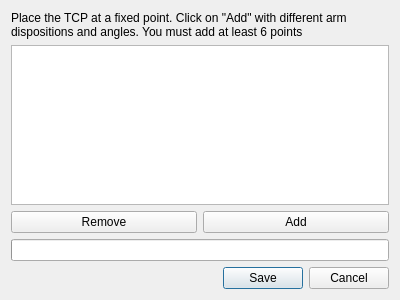
<?xml version="1.0" encoding="UTF-8"?>
<ui version="4.0">
 <class>Dialog</class>
 <widget class="QDialog" name="Dialog">
  <property name="geometry">
   <rect>
    <x>0</x>
    <y>0</y>
    <width>400</width>
    <height>300</height>
   </rect>
  </property>
  <property name="windowTitle">
   <string>Calibration</string>
  </property>
  <layout class="QVBoxLayout" name="verticalLayout">
   <item>
    <widget class="QLabel" name="label">
     <property name="text">
      <string>Place the TCP at a fixed point. Click on &quot;Add&quot; with different arm dispositions and angles. You must add at least 6 points</string>
     </property>
     <property name="wordWrap">
      <bool>true</bool>
     </property>
    </widget>
   </item>
   <item>
    <widget class="QListView" name="pointsList">
     <property name="alternatingRowColors">
      <bool>true</bool>
     </property>
    </widget>
   </item>
   <item>
    <layout class="QHBoxLayout" name="horizontalLayout">
     <item>
      <widget class="QPushButton" name="removeBtn">
       <property name="text">
        <string>Remove</string>
       </property>
      </widget>
     </item>
     <item>
      <widget class="QPushButton" name="addBtn">
       <property name="text">
        <string>Add</string>
       </property>
      </widget>
     </item>
    </layout>
   </item>
   <item>
    <widget class="QProgressBar" name="progressBar">
     <property name="maximum">
      <number>6</number>
     </property>
     <property name="format">
      <string>%v/6</string>
     </property>
    </widget>
   </item>
   <item>
    <widget class="QDialogButtonBox" name="buttonBox">
     <property name="orientation">
      <enum>Qt::Horizontal</enum>
     </property>
     <property name="standardButtons">
      <set>QDialogButtonBox::Cancel|QDialogButtonBox::Save</set>
     </property>
    </widget>
   </item>
  </layout>
 </widget>
 <resources/>
 <connections>
  <connection>
   <sender>buttonBox</sender>
   <signal>accepted()</signal>
   <receiver>Dialog</receiver>
   <slot>accept()</slot>
   <hints>
    <hint type="sourcelabel">
     <x>248</x>
     <y>254</y>
    </hint>
    <hint type="destinationlabel">
     <x>157</x>
     <y>274</y>
    </hint>
   </hints>
  </connection>
  <connection>
   <sender>buttonBox</sender>
   <signal>rejected()</signal>
   <receiver>Dialog</receiver>
   <slot>reject()</slot>
   <hints>
    <hint type="sourcelabel">
     <x>316</x>
     <y>260</y>
    </hint>
    <hint type="destinationlabel">
     <x>286</x>
     <y>274</y>
    </hint>
   </hints>
  </connection>
 </connections>
</ui>
